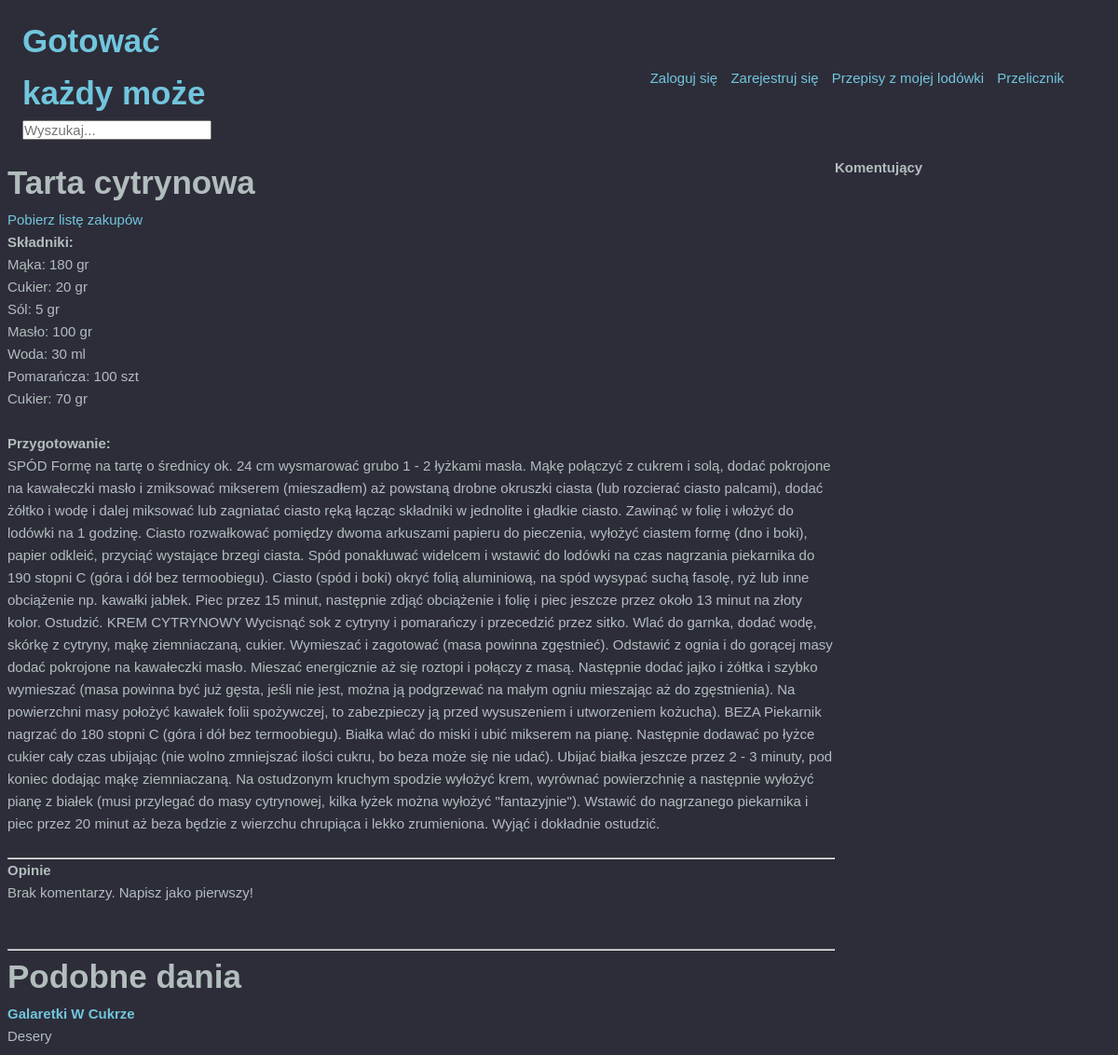
Screenshot of /recipe/22 with the database file from the repository.
### blog/models.py (models this page shows, shortened)
class Recipe(models.Model):
    host = models.ForeignKey(User, verbose_name='Użytkownik', on_delete=models.CASCADE, null=True)
    meal = models.ForeignKey(Meal, verbose_name='Posiłek', on_delete=models.CASCADE, max_length=100, null=True)
    title = models.CharField('Nazwa dania', max_length=100, null=False)
    description = models.TextField('Przepis', null=False, blank=False)
    participants = models.ManyToManyField(
        to=User, related_name='participants', blank=True)
    updated = models.DateTimeField(auto_now=True)
    created = models.DateTimeField(auto_now_add=True)
    class Meta():
        ordering = ['-created']

class Ingredient(models.Model):
    recipe = models.ForeignKey(to=Recipe, null=False, blank=False, on_delete=models.CASCADE)
    product = models.ForeignKey(to=Product, null=False, blank=False, on_delete=models.CASCADE, verbose_name='Produkt')
    weight = models.PositiveIntegerField(null=True, blank=True, verbose_name='Waga')

class Product(models.Model):
    choices = (
        ('ml', 'mililitr'),
        ('gr', 'gram'),
        ('szt', 'sztuka')
    )
    name = models.CharField(max_length=50, null=False, blank=False, verbose_name='Nazwa produktu', unique=True)
    spoon_weight = models.PositiveIntegerField(null=True, blank=True)
    unit = models.CharField(max_length=20, verbose_name='Jednostka', choices=choices, null=False, blank=False)
    def __str__(self):
        return self.name

class Meal(models.Model):
    name = models.CharField(max_length=255)
    def __str__(self):
        return self.name

### blog/views.py (the view, shortened to what this page needs)
# urls.py: path('recipe/<str:pk>', views.recipe, name='recipe'),
def recipe(request, pk):
    recipes_all = Recipe.objects.all()
    recipe = Recipe.objects.get(id=pk)
    ingredients = Ingredient.objects.filter(recipe_id=pk)
    comments = recipe.comment_set.all().order_by('-created')
    participants = recipe.participants.all()
    form = CommentForm()
    context = {'recipe': recipe,
               'recipes_all': recipes_all,
               'comments': comments,
               'participants': participants,
               'form': form,
               'ingredients': ingredients}
    return render(request, 'recipe.html', context=context)

### blog/forms.py
class CommentForm(forms.ModelForm):
    class Meta:
        model = Comment
        fields = ['body', 'image', 'rating']
        widgets = {'body': forms.Textarea(attrs={"rows":"2"})}

### templates/recipe.html (shortened to what this page needs)
{% extends 'base.html' %}
{% block content %}
    <div class="home-container">
        <div>
            <div>
            <h1>{{ recipe.title }}</h1>
            <small><a href="{% url 'shopping-list' recipe.id %}">Pobierz listę zakupów</a></small>
            <br>
            <strong>Składniki:</strong>
            {% for ingredient in ingredients %}</p>
                <p>{{ ingredient.product }}: {{ ingredient.weight }} {{ ingredient.product.unit }}</p>
            {% endfor %}
            <br>
            <strong class="description">Przygotowanie:</strong>
            <p class="description-1">{{ recipe.description }}</p>
            </div>
            <div>
                <hr>
                <h3>Opinie</h3>
                {% if comments.count > 0 %}
                {% for comment in comments %}
                <div class="comment-wrapper">
                        <small><a href="{% url 'profile' comment.user.username %}">{{ comment.user }}</a>
                            {{ comment.created | timesince }}</small>{% if request.user == comment.user %}<a href="{% url 'delete-comment' comment.id %}">Usuń</a><a href="{% url 'update-comment' comment.id %}">Edytuj</a>{% endif %}
                        <p>{{ comment.body }}</p>
                        {% if comment.rating != None %}
                            <p>Ocena: {{ comment.rating }}/5</p>
                        {% endif %}
                    {% if comment.image.url != Null %}
                        <img class="dish-pic" src="{{ comment.image.url }}" alt="Dish pictrue">
                    {% endif %}
                </div>
                {% endfor %}
                {% else %}
                <p>Brak komentarzy. Napisz jako pierwszy!</p>
                {% endif %}
            </div>
            <div>&nbsp;</div>
            <hr>
            <h1>Podobne dania</h1>
            {% for recipe_all in recipes_all %}
                {% if recipe_all.meal == recipe.meal %}
                    {% if recipe_all.id != recipe.id %}
                        <div>
                            <h2><a href="{% url 'recipe' recipe_all.id %}">{{ recipe_all.title }}</a></h2>
                            <p>{{ recipe_all.meal }}</p>
                        </div>
                    {% endif %}
                {% endif %}
            {% endfor %}
        </div>
        <div>
            <h3>Komentujący</h3>
        </div>
    </div>
{% endblock content %}

### static/styles/styles.css (style rules this page uses)
:root { --color-main: #71c6dd; --color-main-light: #e1f6fb; --color-dark: #3f4156; --color-dark-medium: #51546e; --color-dark-light: #696d97; --color-light: #e5e5e5; --color-gray: #8b8b8b; --color-light-gray: #b2bdbd; --color-bg: #2d2d39; --color-success: #5dd693; --color-error: #fc4b0b; }
* { font-family: 'Poppins', sans-serif; margin: 0; padding: 0; box-sizing: border-box; text-rendering: optimizeLegibility; font-size: inherit; }
html { font-size: 56.25%; }
@media only screen and (min-width: 1200px) { html { font-size: 62.5%; } }
body { line-height: 1.6; font-weight: 400; font-size: 1.5rem; color: var(--color-light-gray); background-color: var(--color-bg); min-height: 100vh; }
a { display: inline-block; color: var(--color-main); text-decoration: none; }

### templates/base.html (style rules this page uses)
body { margin: 8px; }

### templates/recipe.html (style rules this page uses)
.home-container { display: grid; grid-template-columns: 3fr 1fr; }
h1 { font-size: 35px; }
h2 { text-transform: capitalize; }

### rows the page displays
Recipe: title "Tarta cytrynowa", description "SPÓD Formę na tartę o średnicy ok. 24 cm wysmarować grubo 1 - 2 łyżkami masła. Mąkę połączyć z cukrem i solą, dodać pokrojone na kawałeczki masło i zmiksować mikserem (mieszadłem) aż powstaną drobne okruszki ciasta (lub rozcierać ciasto palcami), dodać żółtko i wodę i dalej miksować lub zagniatać ciasto ręką łącząc składniki w jednolite i gładkie ciasto. Zawinąć w folię i włożyć do lodówki na 1 godzinę. Ciasto rozwałkować pomiędzy dwoma arkuszami papieru do pieczenia, wyłożyć ciastem formę (dno i boki), papier odkleić, przyciąć wystające brzegi ciasta. Spód ponakłuwać widelcem i wstawić do lodówki na czas nagrzania piekarnika do 190 stopni C (góra i dół bez termoobiegu). Ciasto (spód i…"
Ingredient: product "Mąka", weight "180", product.unit "gr"
Ingredient: product "Cukier", weight "20", product.unit "gr"
Ingredient: product "Sól", weight "5", product.unit "gr"
Ingredient: product "Masło", weight "100", product.unit "gr"
Ingredient: product "Woda", weight "30", product.unit "ml"
Ingredient: product "Pomarańcza", weight "100", product.unit "szt"
Ingredient: product "Cukier", weight "70", product.unit "gr"
Recipe: title "Galaretki W Cukrze", meal "Desery"
